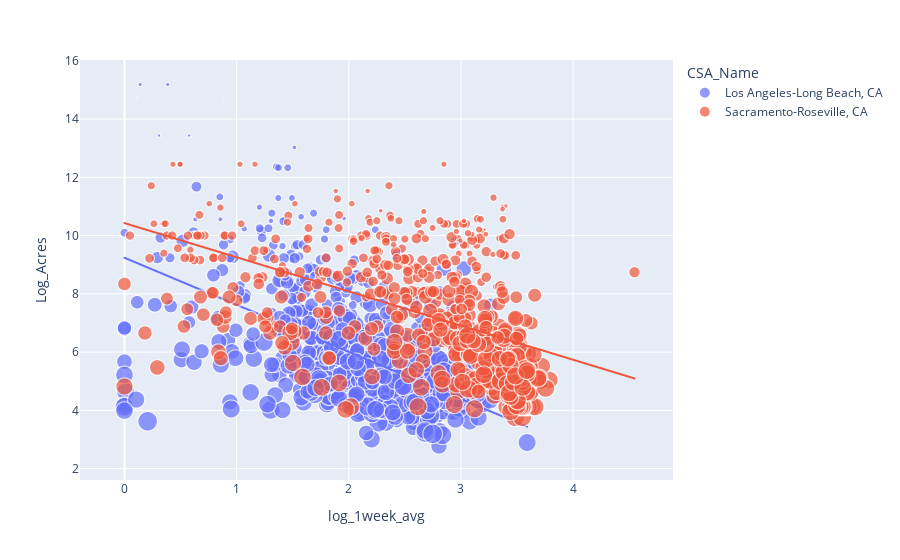

Source (notebook cell):
### Markdown cell above
## $3 Impact of land area: ACRES x AQI -- SIZE: Auto Oriented Intersection Density per square mile
### Sacramento has smaller measured areas, better air quality, and a slightly higher intersection density -- as acres decrease, air quality seems to decrease in both regions

### Code cell
#1 week average and log of acres, size represents CBSA POPulation
fig = px.scatter(sacla, x=target, y="Log_Acres", color="CSA_Name",
                 size='log_D3BAO', hover_data=['HH'], trendline='ols')
fig.show()

### Figure 1 — Plotly figure (JSON) as saved in the notebook; plotly's stock layout.template omitted (floating-point values rounded to 4 significant figures; data arrays with more than 128 entries replaced by an {"elided": "..."} marker saying what was removed)
{"data": [{"customdata": {"elided": "820x1 int values"}, "hovertemplate": "CSA_Name=Los Angeles-Long Beach, CA<br>log_1week_avg=%{x}<br>Log_Acres=%{y}<br>log_D3BAO=%{marker.size}<br>HH=%{customdata[0]}<extra></extra>", "legendgroup": "Los Angeles-Long Beach, CA", "marker": {"color": "#636efa", "size": {"elided": "820 float values"}, "sizemode": "area", "sizeref": 0.01649, "symbol": "circle"}, "mode": "markers", "name": "Los Angeles-Long Beach, CA", "showlegend": true, "type": "scattergl", "x": {"elided": "820 float values"}, "xaxis": "x", "y": {"elided": "820 float values"}, "yaxis": "y"}, {"hovertemplate": "<b>OLS trendline</b><br>Log_Acres = -1.6159 * log_1week_avg + 9.23785<br>R<sup>2</sup>=0.291663<br><br>CSA_Name=Los Angeles-Long Beach, CA<br>log_1week_avg=%{x}<br>Log_Acres=%{y} <b>(trend)</b><extra></extra>", "legendgroup": "Los Angeles-Long Beach, CA", "marker": {"color": "#636efa", "symbol": "circle"}, "mode": "lines", "name": "Los Angeles-Long Beach, CA", "showlegend": false, "type": "scattergl", "x": {"elided": "820 float values"}, "xaxis": "x", "y": {"elided": "820 float values"}, "yaxis": "y"}, {"customdata": {"elided": "616x1 int values"}, "hovertemplate": "CSA_Name=Sacramento-Roseville, CA<br>log_1week_avg=%{x}<br>Log_Acres=%{y}<br>log_D3BAO=%{marker.size}<br>HH=%{customdata[0]}<extra></extra>", "legendgroup": "Sacramento-Roseville, CA", "marker": {"color": "#EF553B", "size": {"elided": "616 float values"}, "sizemode": "area", "sizeref": 0.01649, "symbol": "circle"}, "mode": "markers", "name": "Sacramento-Roseville, CA", "showlegend": true, "type": "scattergl", "x": {"elided": "616 float values"}, "xaxis": "x", "y": {"elided": "616 float values"}, "yaxis": "y"}, {"hovertemplate": "<b>OLS trendline</b><br>Log_Acres = -1.17296 * log_1week_avg + 10.4288<br>R<sup>2</sup>=0.267985<br><br>CSA_Name=Sacramento-Roseville, CA<br>log_1week_avg=%{x}<br>Log_Acres=%{y} <b>(trend)</b><extra></extra>", "legendgroup": "Sacramento-Roseville, CA", "marker": {"color": "#EF553B", "symbol": "circle"}, "mode": "lines", "name": "Sacramento-Roseville, CA", "showlegend": false, "type": "scattergl", "x": {"elided": "616 float values"}, "xaxis": "x", "y": {"elided": "616 float values"}, "yaxis": "y"}], "layout": {"legend": {"itemsizing": "constant", "title": {"text": "CSA_Name"}, "tracegroupgap": 0}, "margin": {"t": 60}, "xaxis": {"anchor": "y", "domain": [0, 1], "title": {"text": "log_1week_avg"}}, "yaxis": {"anchor": "x", "domain": [0, 1], "title": {"text": "Log_Acres"}}}}
